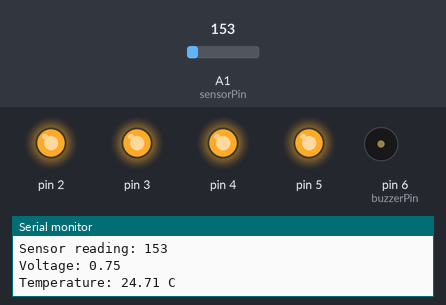
The sketch below on a simulated Arduino Uno, built with avr-gcc and run on an emulated ATmega328P. Parts: output pins drawn as LEDs (lit = HIGH), buzzer (waves = sounding, pin HIGH), the last lines printed to the serial monitor. The test bench sets the inputs (shaded band); at power-on: A1 (sensorPin) = 153.

Above: at 3.2 s.
3.3 s: A1 (sensorPin) set to 165
At 4.8 s:
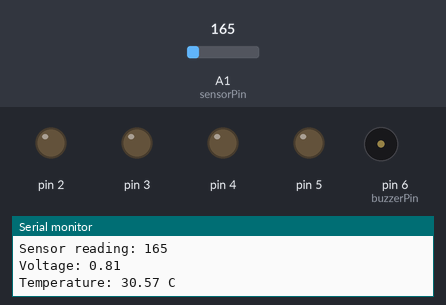
5.6 s: A1 (sensorPin) set to 133
At 6.23 s:
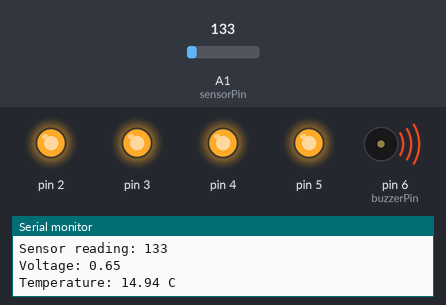
7.8 s: A1 (sensorPin) set to 175
At 8.8 s:
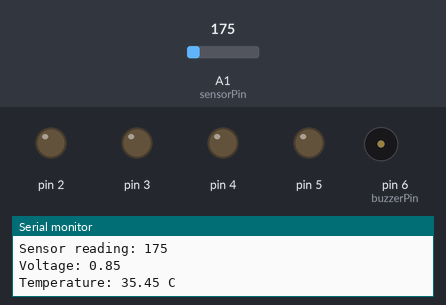
Timing chart, 0 to 10.8 s (numbered marks = the images above; inputs shaded):
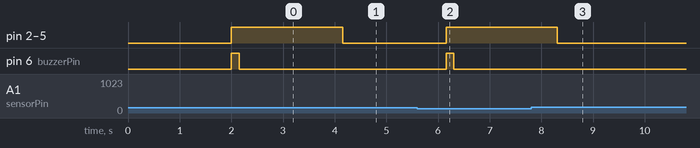

The sketch:

smart_poultry_farm_with_temp_sensor1.ino
```cpp
// C++ code
//

const int sensorPin = A1;
const int buzzerPin = 6;

bool hasBeeped = false; // Prevents continuous buzzer beep

void setup() {
  Serial.begin(9600);

  delay(2000); // Sensor stabilization time

  // LED Relay Output Pins
  pinMode(2, OUTPUT);
  pinMode(3, OUTPUT);
  pinMode(4, OUTPUT);
  pinMode(5, OUTPUT);

  pinMode(buzzerPin, OUTPUT);
  pinMode(sensorPin, INPUT);
}

void loop() {
  int reading = analogRead(sensorPin);

  // Convert ADC reading to voltage
  float voltage = reading * (5.0 / 1024.0);

  // Convert voltage to Celsius temperature (TMP36 formula)
  float temp = (voltage - 0.5) / 0.01;

  // Print readings to Serial Monitor
  Serial.print("Sensor reading: ");
  Serial.println(reading);
  Serial.print("Voltage: ");
  Serial.println(voltage);
  Serial.print("Temperature: ");
  Serial.print(temp);
  Serial.println(" C");

  // Winter Logic: Turn ON lights if temperature falls to or below 26C
  if (temp <= 26.0) {
    digitalWrite(2, HIGH);
    digitalWrite(3, HIGH);
    digitalWrite(4, HIGH);
    digitalWrite(5, HIGH);

    // Single beep trigger when heating starts
    if (!hasBeeped) {
      digitalWrite(buzzerPin, HIGH);
      delay(150);
      digitalWrite(buzzerPin, LOW);
      hasBeeped = true;
    }
  }
  else {
    // Turn OFF lights if temperature goes above 26C
    digitalWrite(2, LOW);
    digitalWrite(3, LOW);
    digitalWrite(4, LOW);
    digitalWrite(5, LOW);

    // Reset alert flag
    hasBeeped = false;
  }

  delay(1000);
}
```

Measured:
- the behaviour switches between 155 and 156 on A1 (sensorPin) (found by bisection; images 0 and 1)
- after the input at 3.3 s, pin 2–5: HIGH → LOW after 0.85 s
- after the input at 5.6 s, pin 2–5: LOW → HIGH after 0.56 s; pin 6 (buzzerPin): LOW → HIGH after 0.56 s, → LOW 0.15 s later
- after the input at 7.8 s, pin 2–5: HIGH → LOW after 0.51 s
